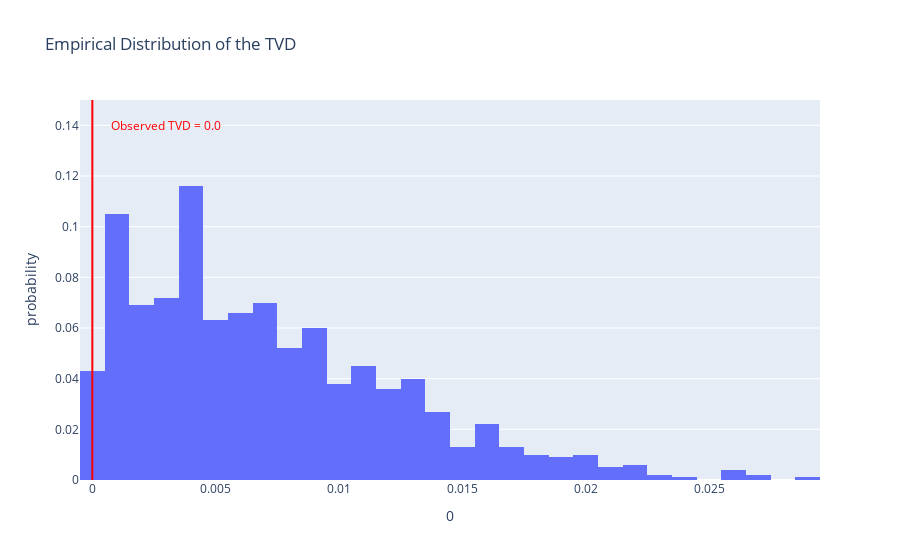

Write notebook code for a chart like this one.
### Code cell
#Simulation
n_repetitions = 1000
shuffled = df3.copy()
tvds = []
for _ in range(n_repetitions):
    shuffled['side'] = np.random.permutation(shuffled['side'])
    # Computing and storing the TVD.
    pivoted = (
        shuffled
        .pivot_table(index='side', columns='assist_missing', aggfunc='size')
    )
    pivoted = pivoted / pivoted.sum()
    tvd = pivoted.diff(axis=1).iloc[:, -1].abs().sum() / 2
    tvds.append(tvd)
#Observed_tvd
observed_tvd = patch_dist.diff(axis=1).iloc[:, -1].abs().sum() / 2
#Graph
fig = px.histogram(pd.DataFrame(tvds), x=0, nbins=50, histnorm='probability', 
                   title='Empirical Distribution of the TVD')
fig.add_vline(x=observed_tvd, line_color='red')
fig.add_annotation(text=f'<span style="color:red">Observed TVD = {round(observed_tvd, 2)}</span>',
                   x=0.003 + observed_tvd, showarrow=False, y=0.14)
fig.update_layout(yaxis_range=[0, 0.15])
fig.show()
fig.write_html('MD2.html', include_plotlyjs='cdn')

### Figure 1 — Plotly figure (JSON) as saved in the notebook; plotly's stock layout.template omitted (floating-point values rounded to 4 significant figures; data arrays with more than 128 entries replaced by an {"elided": "..."} marker saying what was removed)
{"data": [{"alignmentgroup": "True", "bingroup": "x", "histnorm": "probability", "hovertemplate": "0=%{x}<br>probability=%{y}<extra></extra>", "legendgroup": "", "marker": {"color": "#636efa", "pattern": {"shape": ""}}, "name": "", "nbinsx": 50, "offsetgroup": "", "orientation": "v", "showlegend": false, "type": "histogram", "x": {"elided": "1000 float values"}, "xaxis": "x", "yaxis": "y"}], "layout": {"annotations": [{"showarrow": false, "text": "<span style=\"color:red\">Observed TVD = 0.0</span>", "x": 0.003, "y": 0.14}], "barmode": "relative", "legend": {"tracegroupgap": 0}, "shapes": [{"line": {"color": "red"}, "type": "line", "x0": 0, "x1": 0, "xref": "x", "y0": 0, "y1": 1, "yref": "y domain"}], "title": {"text": "Empirical Distribution of the TVD"}, "xaxis": {"anchor": "y", "domain": [0, 1], "title": {"text": "0"}}, "yaxis": {"anchor": "x", "domain": [0, 1], "range": [0, 0.15], "title": {"text": "probability"}}}}
